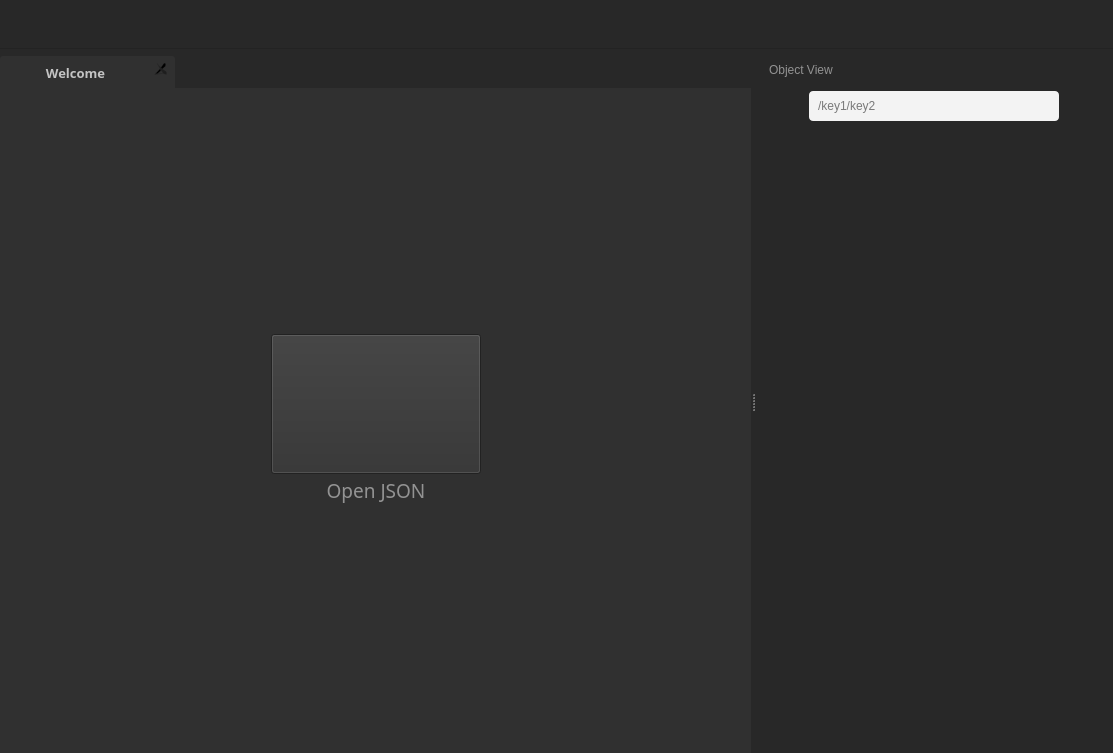
<?xml version="1.0" encoding="UTF-8"?>
<ui version="4.0">
 <class>MainWindow</class>
 <widget class="QMainWindow" name="MainWindow">
  <property name="geometry">
   <rect>
    <x>0</x>
    <y>0</y>
    <width>1113</width>
    <height>753</height>
   </rect>
  </property>
  <property name="windowTitle">
   <string>RapidView</string>
  </property>
  <widget class="QWidget" name="centralwidget">
   <property name="styleSheet">
    <string notr="true">QLabel {
	color: #939393;
}

QFrame {
	background: #282828;
	border: 0;
}

QFrame#fr_topbar {
	border-bottom: 1px solid #232323;
}

QFrame#fr_info {
	border-left: 1px solid #232323;
}

QScrollBar:vertical {
    border: none;
	border-radius: 3px;
	background: #282828;
    width: 10px;    
	margin: 0px 0px 0px 0px;
}

QScrollBar::handle:vertical {         
	min-height: 21px;
	border-radius: 3px;
	background: #535353;
}

QScrollBar::add-line:vertical {       
	height: 0px;
    subcontrol-position: bottom;
    subcontrol-origin: margin;
}

QScrollBar::sub-line:vertical {
	height: 0 px;
    subcontrol-position: top;
	subcontrol-origin: margin;
}

QScrollBar:horizontal {
    border: none;
	border-radius: 3px;
	background: #282828;
    height: 10px;    
	margin: 0px 0px 0px 0px;
}

QScrollBar::handle:horizontal {         
	min-width: 0px;
	border-radius: 3px;
	background-color: #535353;
}

QScrollBar::add-line:horizontal {       
	width: 0px;
    subcontrol-position: bottom;
    subcontrol-origin: margin;
}

QScrollBar::sub-line:horizontal {
	width: 0 px;
    subcontrol-position: top;
	subcontrol-origin: margin;
}

QTreeView {
	outline: 0;
	border: none;
}

QTreeView::branch {
	padding: 7px;
}

QTreeView::branch:has-siblings:!adjoins-item {
    border-image: url(://gfx/icons/treeview/vline.png) 0;
}

QTreeView::branch:has-siblings:adjoins-item {
    border-image: url(://gfx/icons/treeview/branch-more.png) 0;
}

QTreeView::branch:!has-children:!has-siblings:adjoins-item {
    border-image: url(://gfx/icons/treeview/branch-end.png) 0;
}

QTreeView::branch:has-children:!has-siblings:closed,
QTreeView::branch:closed:has-children:has-siblings {
        border-image: none;
        image: url(://gfx/icons/treeview/branch-closed.svg);
}

QTreeView::branch:open:has-children:!has-siblings,
QTreeView::branch:open:has-children:has-siblings  {
        border-image: none;
		padding: 5px;
        image: url(://gfx/icons/treeview/branch-open.svg);
}

QTreeView::branch::selected {
    background: #535353;
}

QTreeView::item {
	padding: 3;
	color: #f3f3f3;
}

QTreeView::item::selected {
	padding-left: 0;
	background: #535353;
	color: #e3e3e3;
}</string>
   </property>
   <layout class="QVBoxLayout" name="verticalLayout">
    <property name="spacing">
     <number>0</number>
    </property>
    <property name="leftMargin">
     <number>0</number>
    </property>
    <property name="topMargin">
     <number>0</number>
    </property>
    <property name="rightMargin">
     <number>0</number>
    </property>
    <property name="bottomMargin">
     <number>0</number>
    </property>
    <item>
     <widget class="QFrame" name="fr_topbar">
      <property name="minimumSize">
       <size>
        <width>0</width>
        <height>49</height>
       </size>
      </property>
      <property name="maximumSize">
       <size>
        <width>16777215</width>
        <height>49</height>
       </size>
      </property>
      <property name="font">
       <font>
        <stylestrategy>PreferAntialias</stylestrategy>
       </font>
      </property>
      <property name="styleSheet">
       <string notr="true">QPushButton {
	padding: 3px;
	border: none;
}

QPushButton#btn_topbar_open {
	image: url(:/gfx/icons/file_open.svg);
}

QPushButton#btn_topbar_open::hover {
	image: url(:/gfx/icons/file_open_hover.svg);
}

QPushButton#btn_topbar_save {
	image: url(:/gfx/icons/save.svg);
}

QPushButton#btn_topbar_save::hover {
	image: url(:/gfx/icons/save_hover.svg);
}

QPushButton#btn_topbar_save_as {
	image: url(:/gfx/icons/save_as.svg);
}

QPushButton#btn_topbar_save_as::hover {
	image: url(:/gfx/icons/save_as_hover.svg);
}

QPushButton#btn_topbar_settings{
	image: url(:/gfx/icons/settings.svg);
}

QPushButton#btn_topbar_settings::hover {
	image: url(:/gfx/icons/settings_hover.svg);
}

QPushButton#btn_topbar_github {
	image: url(:/gfx/icons/github.svg);
}

QPushButton#btn_topbar_github::hover {
	image: url(:/gfx/icons/github_hover.svg);
}</string>
      </property>
      <property name="frameShape">
       <enum>QFrame::StyledPanel</enum>
      </property>
      <property name="frameShadow">
       <enum>QFrame::Raised</enum>
      </property>
      <layout class="QHBoxLayout" name="horizontalLayout_3">
       <property name="spacing">
        <number>3</number>
       </property>
       <property name="topMargin">
        <number>3</number>
       </property>
       <property name="bottomMargin">
        <number>3</number>
       </property>
       <item>
        <widget class="QPushButton" name="btn_topbar_open">
         <property name="minimumSize">
          <size>
           <width>0</width>
           <height>34</height>
          </size>
         </property>
         <property name="maximumSize">
          <size>
           <width>16777215</width>
           <height>34</height>
          </size>
         </property>
         <property name="cursor">
          <cursorShape>PointingHandCursor</cursorShape>
         </property>
         <property name="toolTip">
          <string>Open JSON</string>
         </property>
         <property name="text">
          <string/>
         </property>
         <property name="iconSize">
          <size>
           <width>28</width>
           <height>28</height>
          </size>
         </property>
        </widget>
       </item>
       <item>
        <spacer name="spacer_3">
         <property name="orientation">
          <enum>Qt::Horizontal</enum>
         </property>
         <property name="sizeHint" stdset="0">
          <size>
           <width>572</width>
           <height>20</height>
          </size>
         </property>
        </spacer>
       </item>
       <item>
        <widget class="QPushButton" name="btn_topbar_github">
         <property name="minimumSize">
          <size>
           <width>0</width>
           <height>0</height>
          </size>
         </property>
         <property name="maximumSize">
          <size>
           <width>16777215</width>
           <height>31</height>
          </size>
         </property>
         <property name="cursor">
          <cursorShape>PointingHandCursor</cursorShape>
         </property>
         <property name="toolTip">
          <string>View on Github</string>
         </property>
         <property name="text">
          <string/>
         </property>
         <property name="iconSize">
          <size>
           <width>21</width>
           <height>21</height>
          </size>
         </property>
        </widget>
       </item>
      </layout>
     </widget>
    </item>
    <item>
     <widget class="QSplitter" name="splitter">
      <property name="orientation">
       <enum>Qt::Horizontal</enum>
      </property>
      <widget class="QFrame" name="fr_main">
       <property name="styleSheet">
        <string notr="true"/>
       </property>
       <property name="frameShape">
        <enum>QFrame::StyledPanel</enum>
       </property>
       <property name="frameShadow">
        <enum>QFrame::Raised</enum>
       </property>
       <layout class="QHBoxLayout" name="horizontalLayout_4">
        <property name="spacing">
         <number>0</number>
        </property>
        <property name="leftMargin">
         <number>0</number>
        </property>
        <property name="topMargin">
         <number>0</number>
        </property>
        <property name="rightMargin">
         <number>0</number>
        </property>
        <property name="bottomMargin">
         <number>0</number>
        </property>
        <item>
         <widget class="QSplitter" name="splitter_main">
          <property name="orientation">
           <enum>Qt::Horizontal</enum>
          </property>
          <widget class="QTabWidget" name="tabs_main">
           <property name="minimumSize">
            <size>
             <width>0</width>
             <height>0</height>
            </size>
           </property>
           <property name="font">
            <font>
             <family>Varela Round</family>
             <pointsize>10</pointsize>
             <bold>true</bold>
            </font>
           </property>
           <property name="styleSheet">
            <string notr="true">QTabBar::scroller {
	width: 42px;
}

QTabBar QToolButton {
	background: #303030;
    border-width: 1px;
}

QTabWidget::pane {
	top: -1px;
	border: 0;
} 

QTabBar::close-button {
	padding-top: 3px;
    image: url(://gfx/icons/close.svg);
 }

QTabBar::close-button:hover {
	padding-top: 3px;
    image: url(://gfx/icons/close_hover.svg);
}

 QTabBar::tab {
	width: 161px;
	padding: 7px;
	margin-right: 1px;
	margin-top: 7px;
	background-color: #232323;
	color: #838383;
	border-top-right-radius:3px;
	border-top-left-radius: 3px;
}

QTabBar::tab:selected { 
  	background: #303030;
	color: #c3c3c3;
  	margin-bottom: -1px; 
}

QFrame {
	border: 0;
	background: #303030;
}

QPushButton {
	background: #303030;
}</string>
           </property>
           <property name="currentIndex">
            <number>0</number>
           </property>
           <property name="elideMode">
            <enum>Qt::ElideNone</enum>
           </property>
           <property name="usesScrollButtons">
            <bool>true</bool>
           </property>
           <property name="tabsClosable">
            <bool>true</bool>
           </property>
           <property name="movable">
            <bool>false</bool>
           </property>
           <widget class="QWidget" name="tab_welcome">
            <attribute name="title">
             <string>Welcome</string>
            </attribute>
            <layout class="QHBoxLayout" name="horizontalLayout">
             <property name="spacing">
              <number>0</number>
             </property>
             <property name="leftMargin">
              <number>0</number>
             </property>
             <property name="topMargin">
              <number>0</number>
             </property>
             <property name="rightMargin">
              <number>0</number>
             </property>
             <property name="bottomMargin">
              <number>0</number>
             </property>
             <item>
              <widget class="QFrame" name="fr_tab_open">
               <property name="styleSheet">
                <string notr="true"/>
               </property>
               <property name="frameShape">
                <enum>QFrame::StyledPanel</enum>
               </property>
               <property name="frameShadow">
                <enum>QFrame::Raised</enum>
               </property>
               <layout class="QHBoxLayout" name="horizontalLayout_2">
                <property name="spacing">
                 <number>0</number>
                </property>
                <property name="leftMargin">
                 <number>0</number>
                </property>
                <property name="topMargin">
                 <number>0</number>
                </property>
                <property name="rightMargin">
                 <number>0</number>
                </property>
                <property name="bottomMargin">
                 <number>0</number>
                </property>
                <item>
                 <spacer name="spacer_2">
                  <property name="orientation">
                   <enum>Qt::Horizontal</enum>
                  </property>
                  <property name="sizeHint" stdset="0">
                   <size>
                    <width>191</width>
                    <height>20</height>
                   </size>
                  </property>
                 </spacer>
                </item>
                <item>
                 <layout class="QVBoxLayout" name="verticalLayout_2">
                  <item>
                   <spacer name="spacer_4">
                    <property name="orientation">
                     <enum>Qt::Vertical</enum>
                    </property>
                    <property name="sizeHint" stdset="0">
                     <size>
                      <width>20</width>
                      <height>40</height>
                     </size>
                    </property>
                   </spacer>
                  </item>
                  <item>
                   <widget class="QPushButton" name="btn_open_json">
                    <property name="minimumSize">
                     <size>
                      <width>210</width>
                      <height>140</height>
                     </size>
                    </property>
                    <property name="maximumSize">
                     <size>
                      <width>210</width>
                      <height>140</height>
                     </size>
                    </property>
                    <property name="cursor">
                     <cursorShape>PointingHandCursor</cursorShape>
                    </property>
                    <property name="toolTip">
                     <string>Open JSON</string>
                    </property>
                    <property name="text">
                     <string/>
                    </property>
                    <property name="icon">
                     <iconset resource="../resource.qrc">
                      <normaloff>:/gfx/icons/file_open.svg</normaloff>:/gfx/icons/file_open.svg</iconset>
                    </property>
                    <property name="iconSize">
                     <size>
                      <width>48</width>
                      <height>48</height>
                     </size>
                    </property>
                   </widget>
                  </item>
                  <item>
                   <widget class="QLabel" name="lbl_open_json">
                    <property name="minimumSize">
                     <size>
                      <width>0</width>
                      <height>33</height>
                     </size>
                    </property>
                    <property name="font">
                     <font>
                      <family>Varela Round</family>
                      <pointsize>14</pointsize>
                     </font>
                    </property>
                    <property name="text">
                     <string>Open JSON</string>
                    </property>
                    <property name="alignment">
                     <set>Qt::AlignCenter</set>
                    </property>
                   </widget>
                  </item>
                  <item>
                   <spacer name="spacer_5">
                    <property name="orientation">
                     <enum>Qt::Vertical</enum>
                    </property>
                    <property name="sizeHint" stdset="0">
                     <size>
                      <width>20</width>
                      <height>40</height>
                     </size>
                    </property>
                   </spacer>
                  </item>
                 </layout>
                </item>
                <item>
                 <spacer name="spacer">
                  <property name="orientation">
                   <enum>Qt::Horizontal</enum>
                  </property>
                  <property name="sizeHint" stdset="0">
                   <size>
                    <width>190</width>
                    <height>20</height>
                   </size>
                  </property>
                 </spacer>
                </item>
               </layout>
              </widget>
             </item>
            </layout>
           </widget>
          </widget>
         </widget>
        </item>
       </layout>
      </widget>
      <widget class="QFrame" name="fr_sidepanel">
       <property name="styleSheet">
        <string notr="true">QLineEdit {
	padding: 7px;
	background: #f3f3f3;
	border-radius: 4px;
}</string>
       </property>
       <property name="frameShape">
        <enum>QFrame::StyledPanel</enum>
       </property>
       <property name="frameShadow">
        <enum>QFrame::Raised</enum>
       </property>
       <layout class="QVBoxLayout" name="verticalLayout_3">
        <property name="spacing">
         <number>14</number>
        </property>
        <property name="leftMargin">
         <number>14</number>
        </property>
        <property name="topMargin">
         <number>14</number>
        </property>
        <property name="rightMargin">
         <number>14</number>
        </property>
        <property name="bottomMargin">
         <number>14</number>
        </property>
        <item>
         <widget class="QLabel" name="lbl_object_view">
          <property name="text">
           <string>Object View</string>
          </property>
         </widget>
        </item>
        <item>
         <layout class="QHBoxLayout" name="hl_search">
          <item>
           <spacer name="hs_2">
            <property name="orientation">
             <enum>Qt::Horizontal</enum>
            </property>
            <property name="sizeType">
             <enum>QSizePolicy::Minimum</enum>
            </property>
            <property name="sizeHint" stdset="0">
             <size>
              <width>40</width>
              <height>20</height>
             </size>
            </property>
           </spacer>
          </item>
          <item>
           <widget class="QLineEdit" name="search">
            <property name="minimumSize">
             <size>
              <width>0</width>
              <height>28</height>
             </size>
            </property>
            <property name="maximumSize">
             <size>
              <width>280</width>
              <height>16777215</height>
             </size>
            </property>
            <property name="placeholderText">
             <string>/key1/key2</string>
            </property>
           </widget>
          </item>
          <item>
           <spacer name="hs">
            <property name="orientation">
             <enum>Qt::Horizontal</enum>
            </property>
            <property name="sizeType">
             <enum>QSizePolicy::Minimum</enum>
            </property>
            <property name="sizeHint" stdset="0">
             <size>
              <width>40</width>
              <height>20</height>
             </size>
            </property>
           </spacer>
          </item>
         </layout>
        </item>
        <item>
         <widget class="QTreeView" name="view_object">
          <property name="font">
           <font>
            <family>DejaVu Sans Mono</family>
            <pointsize>10</pointsize>
           </font>
          </property>
          <property name="uniformRowHeights">
           <bool>true</bool>
          </property>
          <attribute name="headerVisible">
           <bool>false</bool>
          </attribute>
         </widget>
        </item>
       </layout>
      </widget>
     </widget>
    </item>
   </layout>
  </widget>
 </widget>
 <resources>
  <include location="../resource.qrc"/>
 </resources>
 <connections/>
</ui>
